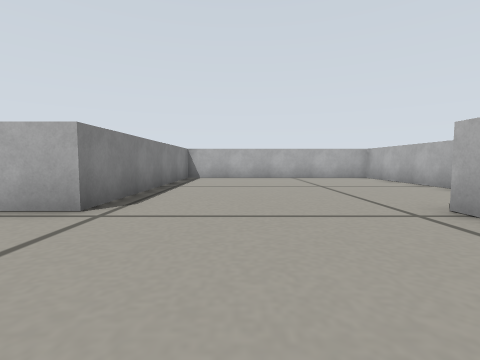
View 1 (above)

16 first-person views from a walk through a robot-simulator world made for Gazebo. The camera is 0.17 m above the floor, tilts 4° down and sees 85° across. The floor is counted in squares, 0.25 m on a side. Each view is taken from the middle of a square. On the plan, view 1 faces up. The plan holds only what a view shows up to about 9 squares ahead; the rest is blank.

View 2
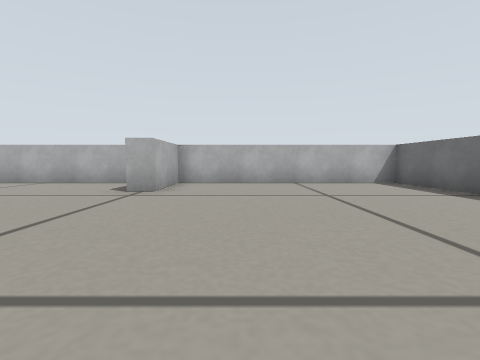

View 3
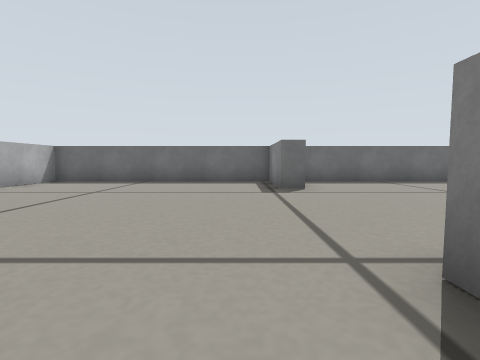

View 4
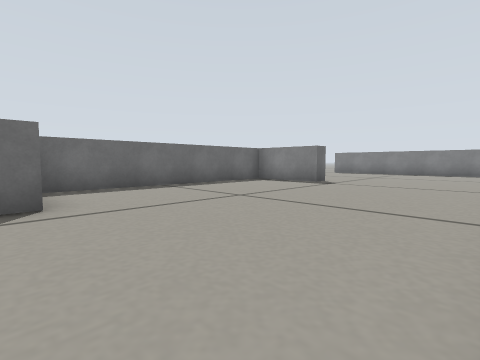

View 5
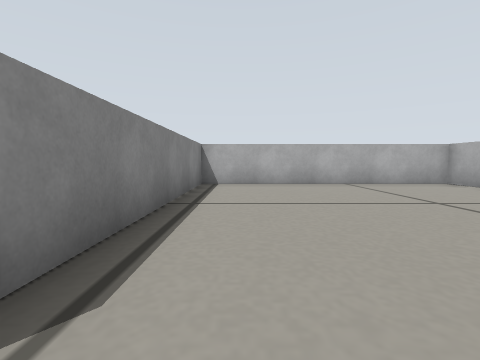

View 6
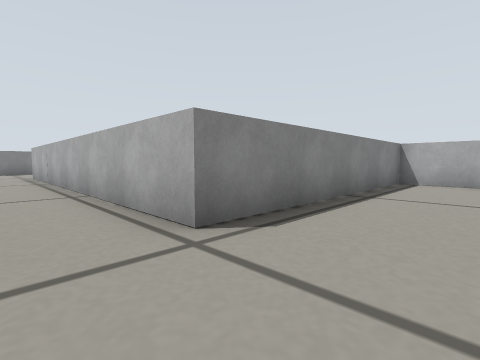

View 7
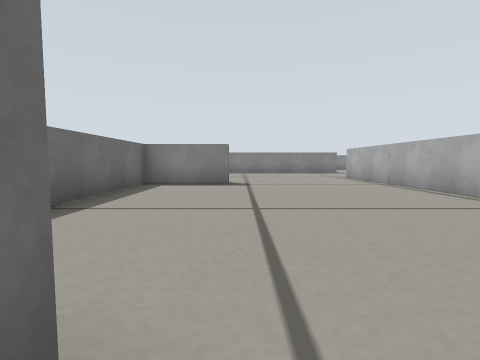

View 8
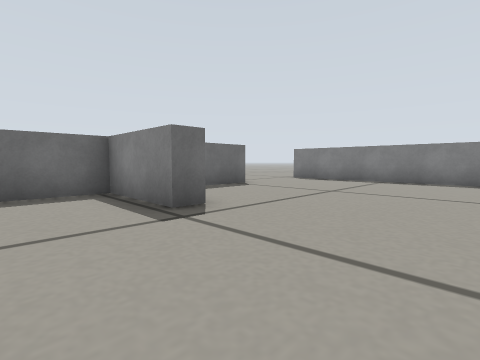

View 9
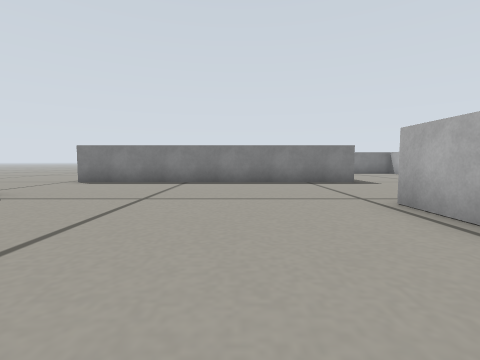

View 10
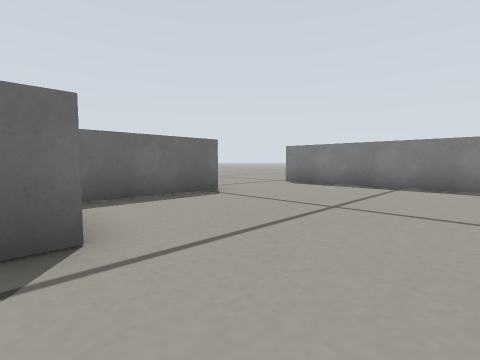

View 11
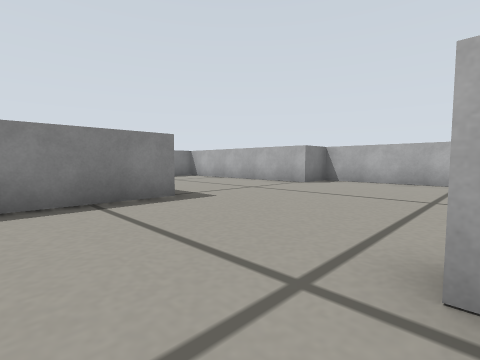

View 12
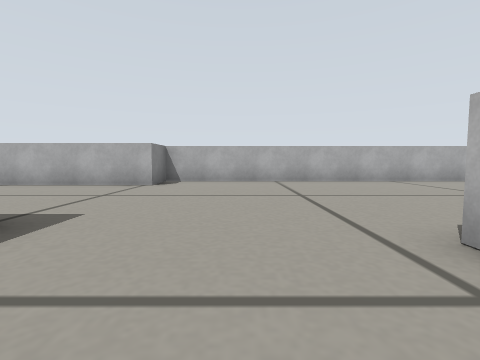

View 13
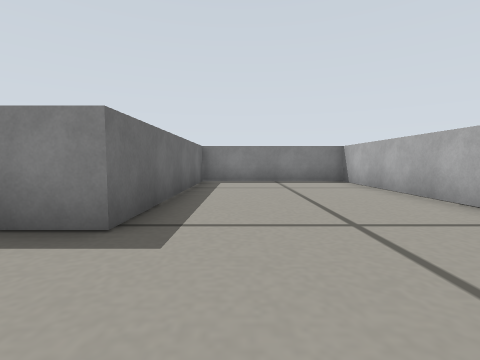

View 14
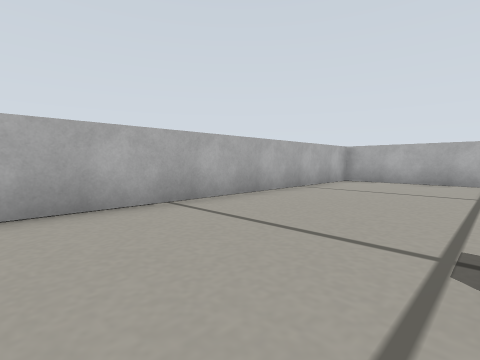

View 15
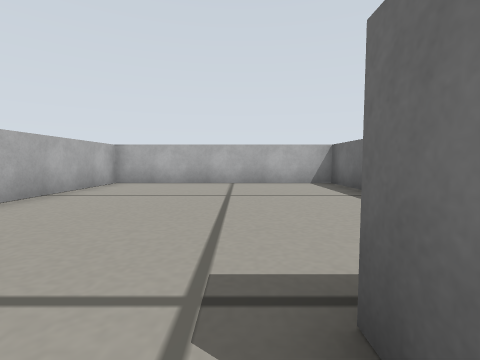

View 16
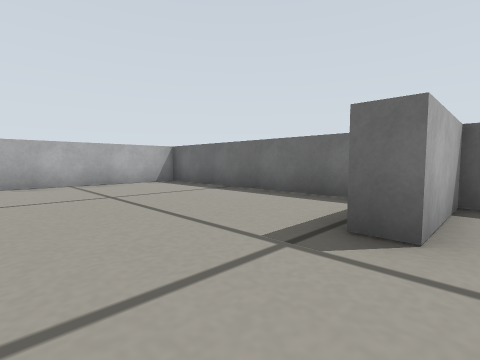

### Floor plan
Points are (right, up) in squares from view 1. A wall is a line through its corners. A room is listed if a view was taken in it or the views show most of it. See-through windows are left out.
Room 1 (views 1, 3, 4, 5, 6, 7)
walls: (5.3, 4.5) (5.3, 10.9) (-2.2, 10.9) (-2.2, 3.5); (-2.6, -1.4) (-2.2, -1.4) (-2.2, -2.7); (-2.1, -3.9) (5.3, -3.9) (5.3, 2.9) (2.9, 2.9) (2.9, 3.6)
ways out: opening at (-2, 1) to room 2
Room 2 (views 2, 8, 9, 10)
walls: (-10.6, -1.4) (-10, -1.4) (-10, -3.9) (-2.9, -3.9); (-2.2, 3.5) (-10.6, 3.5)
ways out: opening at (-2, 1) to room 1; opening at (-10, 1) to room 3
Room 3 (views 11, 12)
walls: (-14.3, -3.9) (-11.1, -3.9); (-10.6, 3.5) (-13.3, 3.5); (-17.5, 3.5) (-17.5, -3.4)
ways out: opening at (-10, 1) to room 2; opening at (-15.5, 4) to room 4; opening at (-16, -4)
Room 4 (views 13, 14, 15, 16)
walls: (-10.6, 4.1) (-10.6, 6.5); (-10.5, 10.9) (-17.5, 10.9) (-17.5, 9.5) (-23.9, 9.5) (-23.9, 4.7) (-17.5, 4.7) (-17.5, 3.5)
ways out: opening at (-15.5, 4) to room 3; opening at (-10, 8.5) to room 5
Room 5 (no view inside)
walls: (-10.6, 6.5) (-9.9, 6.5); (-9, 4.1) (-2.8, 4.1) (-2.8, 10.9) (-10.5, 10.9)
ways out: opening at (-10, 8.5) to room 4

Positions as (right, up) in squares from view 1, and headings:
1: (0, 0), facing up
2: (-3, 1), facing right
3: (-1, 5), facing down
4: (-2, 3), facing down-left
5: (-1, 3), facing up
6: (0, 2), facing up-left
7: (-2, -1), facing left
8: (-8, 2), facing down-left
9: (-9, 1), facing left
10: (-10, 1), facing down-left
11: (-13, 2), facing up-left
12: (-15, 2), facing up
13: (-15, 6), facing left
14: (-12, 7), facing up-right
15: (-11, 7), facing right
16: (-11, 9), facing down-right
